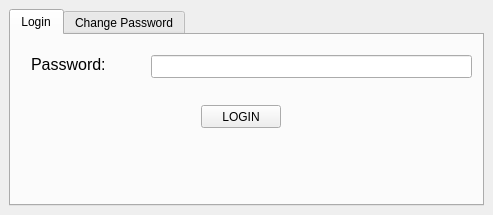
<?xml version="1.0" encoding="UTF-8"?>
<ui version="4.0">
 <class>MainWindow</class>
 <widget class="QMainWindow" name="MainWindow">
  <property name="geometry">
   <rect>
    <x>0</x>
    <y>0</y>
    <width>493</width>
    <height>215</height>
   </rect>
  </property>
  <property name="windowTitle">
   <string>MainWindow</string>
  </property>
  <property name="styleSheet">
   <string notr="true"/>
  </property>
  <widget class="QWidget" name="centralwidget">
   <layout class="QHBoxLayout" name="horizontalLayout">
    <item>
     <widget class="QTabWidget" name="tabWidget">
      <property name="tabShape">
       <enum>QTabWidget::Rounded</enum>
      </property>
      <property name="currentIndex">
       <number>0</number>
      </property>
      <widget class="QWidget" name="tab">
       <attribute name="title">
        <string>Login</string>
       </attribute>
       <widget class="QLineEdit" name="LE_MasterPass">
        <property name="geometry">
         <rect>
          <x>140</x>
          <y>20</y>
          <width>321</width>
          <height>23</height>
         </rect>
        </property>
        <property name="cursor">
         <cursorShape>IBeamCursor</cursorShape>
        </property>
        <property name="styleSheet">
         <string notr="true">color: rgb(255, 255, 255);</string>
        </property>
        <property name="echoMode">
         <enum>QLineEdit::Password</enum>
        </property>
        <property name="cursorPosition">
         <number>0</number>
        </property>
        <property name="clearButtonEnabled">
         <bool>true</bool>
        </property>
       </widget>
       <widget class="QPushButton" name="PB_login">
        <property name="geometry">
         <rect>
          <x>190</x>
          <y>70</y>
          <width>80</width>
          <height>23</height>
         </rect>
        </property>
        <property name="styleSheet">
         <string notr="true"/>
        </property>
        <property name="text">
         <string>LOGIN</string>
        </property>
       </widget>
       <widget class="QLabel" name="label">
        <property name="geometry">
         <rect>
          <x>20</x>
          <y>20</y>
          <width>87</width>
          <height>19</height>
         </rect>
        </property>
        <property name="font">
         <font>
          <pointsize>12</pointsize>
         </font>
        </property>
        <property name="text">
         <string>Password: </string>
        </property>
       </widget>
      </widget>
      <widget class="QWidget" name="tab_2">
       <attribute name="title">
        <string>Change Password</string>
       </attribute>
       <widget class="QWidget" name="layoutWidget">
        <property name="geometry">
         <rect>
          <x>10</x>
          <y>10</y>
          <width>461</width>
          <height>151</height>
         </rect>
        </property>
        <layout class="QVBoxLayout" name="verticalLayout">
         <item>
          <layout class="QGridLayout" name="gridLayout">
           <item row="0" column="0">
            <widget class="QLabel" name="label_2">
             <property name="sizePolicy">
              <sizepolicy hsizetype="Preferred" vsizetype="Preferred">
               <horstretch>0</horstretch>
               <verstretch>0</verstretch>
              </sizepolicy>
             </property>
             <property name="text">
              <string>Enter Current Password</string>
             </property>
            </widget>
           </item>
           <item row="0" column="1">
            <widget class="QLineEdit" name="LE_currentPass">
             <property name="sizePolicy">
              <sizepolicy hsizetype="Expanding" vsizetype="Fixed">
               <horstretch>0</horstretch>
               <verstretch>0</verstretch>
              </sizepolicy>
             </property>
             <property name="echoMode">
              <enum>QLineEdit::Password</enum>
             </property>
            </widget>
           </item>
           <item row="1" column="0">
            <widget class="QLabel" name="label_3">
             <property name="text">
              <string>Enter New Password</string>
             </property>
            </widget>
           </item>
           <item row="1" column="1">
            <widget class="QLineEdit" name="LE_newPass">
             <property name="sizePolicy">
              <sizepolicy hsizetype="Expanding" vsizetype="Fixed">
               <horstretch>0</horstretch>
               <verstretch>0</verstretch>
              </sizepolicy>
             </property>
             <property name="echoMode">
              <enum>QLineEdit::Password</enum>
             </property>
            </widget>
           </item>
           <item row="2" column="0">
            <widget class="QLabel" name="label_4">
             <property name="text">
              <string>Confirm New Password</string>
             </property>
            </widget>
           </item>
           <item row="2" column="1">
            <widget class="QLineEdit" name="LE_newPassVerification">
             <property name="sizePolicy">
              <sizepolicy hsizetype="Expanding" vsizetype="Fixed">
               <horstretch>0</horstretch>
               <verstretch>0</verstretch>
              </sizepolicy>
             </property>
             <property name="echoMode">
              <enum>QLineEdit::Password</enum>
             </property>
            </widget>
           </item>
          </layout>
         </item>
         <item>
          <widget class="QPushButton" name="PB_changePass">
           <property name="text">
            <string>Confirm</string>
           </property>
          </widget>
         </item>
        </layout>
       </widget>
      </widget>
     </widget>
    </item>
   </layout>
  </widget>
 </widget>
 <resources/>
 <connections/>
</ui>
